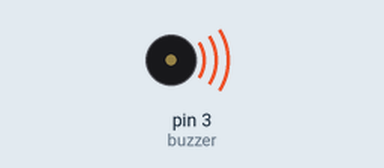
Recording of a sketch running on a simulated Arduino Uno, built with avr-gcc and run on an emulated ATmega328P. On the bench: buzzer (waves = sounding).

Above: at 0.2 s.
Timing chart, 0 to 1.7 s (numbered marks = the images above):
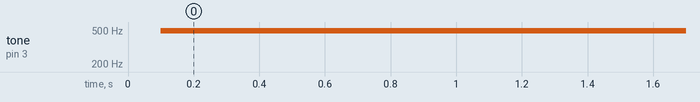

Measured:
- by itself, tone on pin 3 (buzzer): silent → 490 Hz at 0.10 s

The sketch:

KY-012.ino
```cpp
int buzzer =3;
void setup() {
  pinMode(buzzer, OUTPUT);
}

void loop() {
for(int i=0; i<=255;i++){
  analogWrite(buzzer,i);
  delay(50);
  analogWrite(buzzer,0);
  delay(50);
}
  }
```
